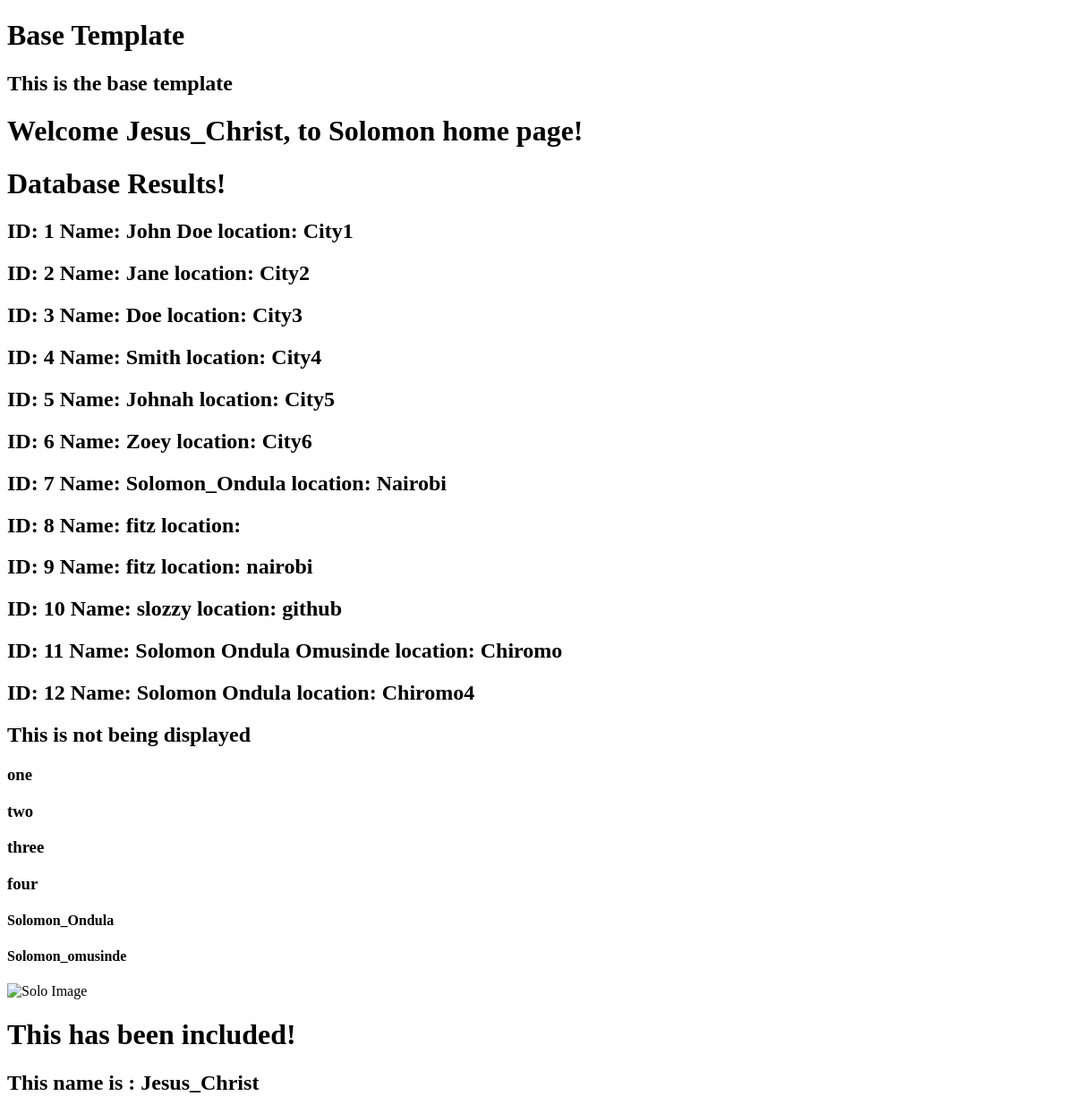
Page /home on the earlier database version.
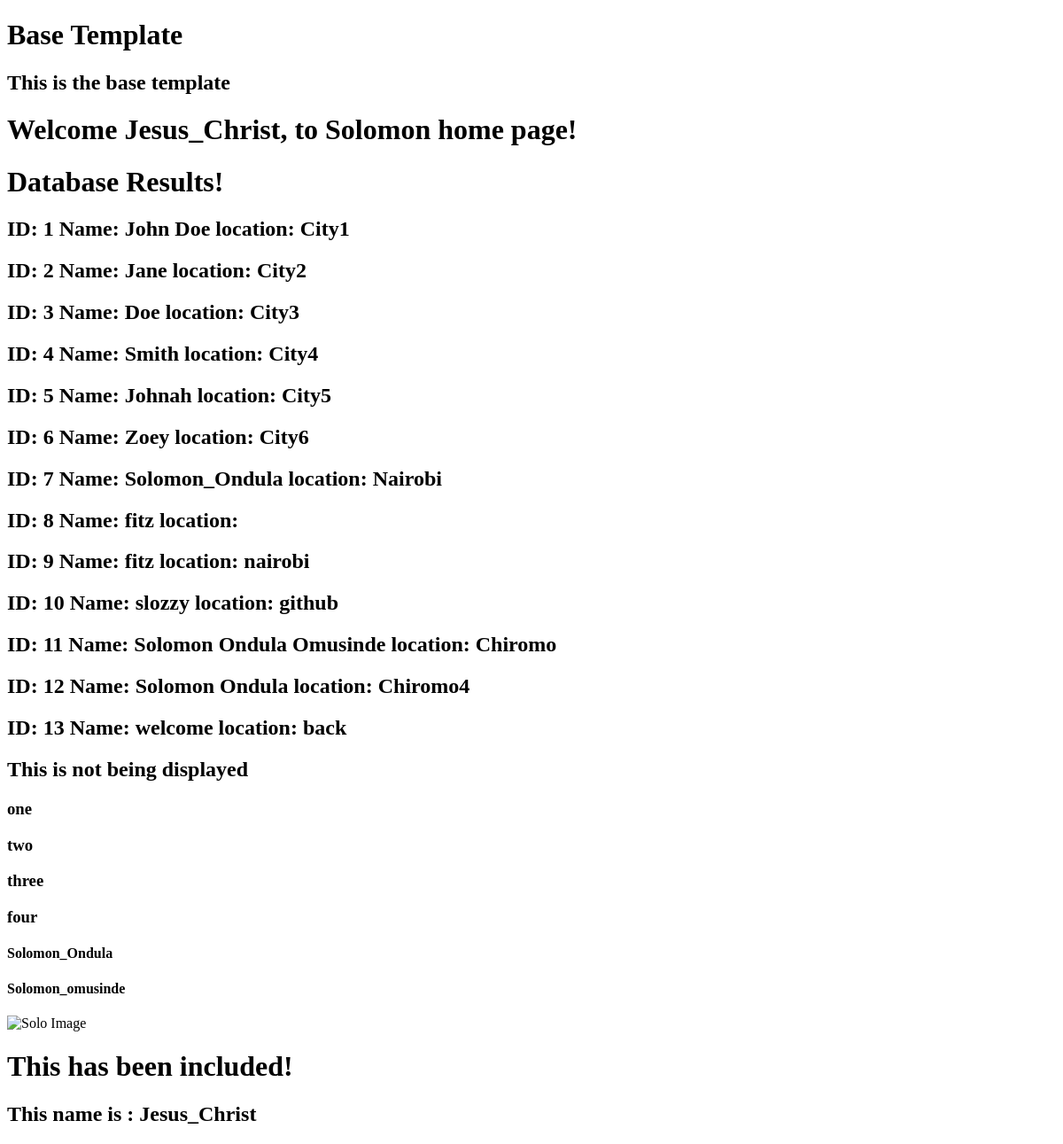
Same page on the later database version.
### tables this page shows
CREATE TABLE users (id integer primary key autoincrement, name text, location text);

### app.py (the view)
@app.route('/home', methods=['POST', 'GET'], defaults={'name': 'Jesus_Christ'})
@app.route('/home/<string:name>', methods=['POST', 'GET'])
def home(name):
    session['name'] = name
    db = get_db()
    cur = db.execute('select id, name, location from users')
    results = cur.fetchall()
    return render_template('home.html', name=name, display=False, \
                           mylist=['one','two','three','four'], listofdictionaries=[{'name' : 'Solomon_Ondula'}, {'name' : 'Solomon_omusinde'}], results = results)

### app.py (called while the page is built)
def connect_db():
    sql = sqlite3.connect('/home/solo/Desktop/Flask_app/data.db')
    sql.row_factory = sqlite3.Row
    return sql

def get_db():
    if not hasattr(g, 'sqlite3'):
        g.sqlite_db = connect_db()
    return g.sqlite_db

### templates/home.html (shortened to what this page needs)
{% extends 'base.html' %}
{% block content %}
{{ super() }}
<h1>Welcome {{ name }}, to Solomon home page!</h1>
<h1>Database Results!</h1>
{% for item in results %}
<h2>ID: {{ item.id}} Name: {{item.name}} location: {{item.location}}</h2>
{% endfor %}
{% if display %}
<h2>This is being displayed</h2>
{% else %}
<h2>This is not being displayed</h2>
{% endif %}
{% for x in mylist %}
<h3>{{ x }}</h3>
{% endfor %}
{% for x in listofdictionaries %}
<h4>{{ x.name }}</h4>
{% endfor %}
<img src="{{url_for('static', filename='images/solo.JPG')}}" alt="Solo Image" width="100" height="100">
{% include "include_this.html" %}
{% endblock %}

### templates/base.html (shortened to what this page needs)
<!DOCTYPE html>
<html>
<head>
</head>
<body>
<h1>Base Template</h1>
{% block content %}
<h2>This is the base template</h2>
{% endblock %}
</body>
</html>

### templates/include_this.html
<h1>This has been included!</h1>
<h2>This name is : {{ name }}</h2>

Differences in the rows shown:
added users: id "13", name "welcome", location "back"
